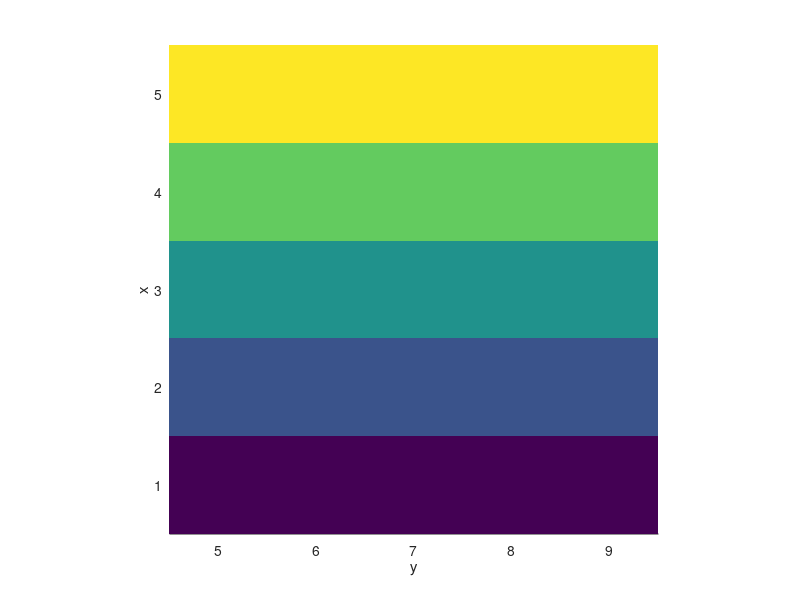

This chart was generated by the following MATLAB code:
%% Plot Surf test instead of contour
close all;
clear all;
clc;
%%
x_vec = 1:1:5;
y_vec = 5:1:9;
[X,Y] = meshgrid(x_vec,y_vec);
Z = 1:1:25;
Z = reshape(Z,size(X));

% figure
% surf(X,Y,Z)
% 
% figure
% contourf(X,Y,Z)

figure
b = bar3(y_vec,Z,1);
set(b,'EdgeColor','none')
view(-90,90)
xlabel('x')
ylabel('y')